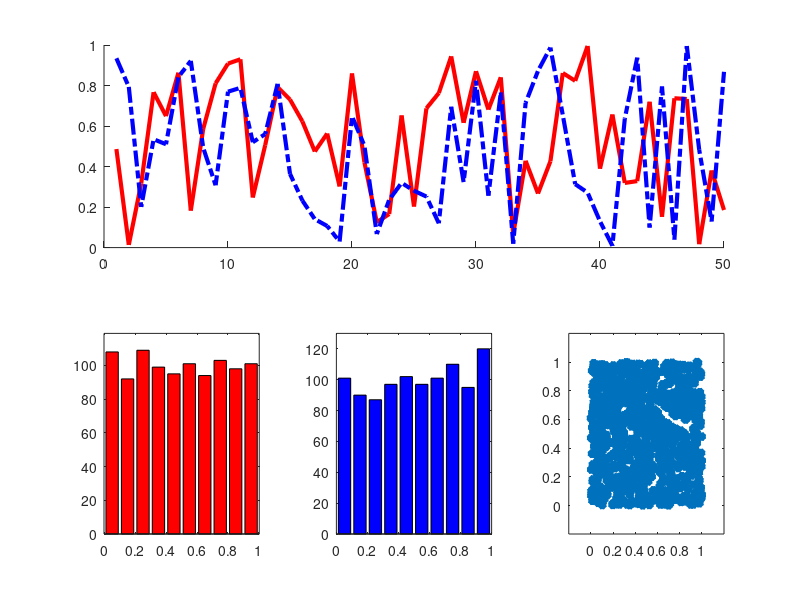
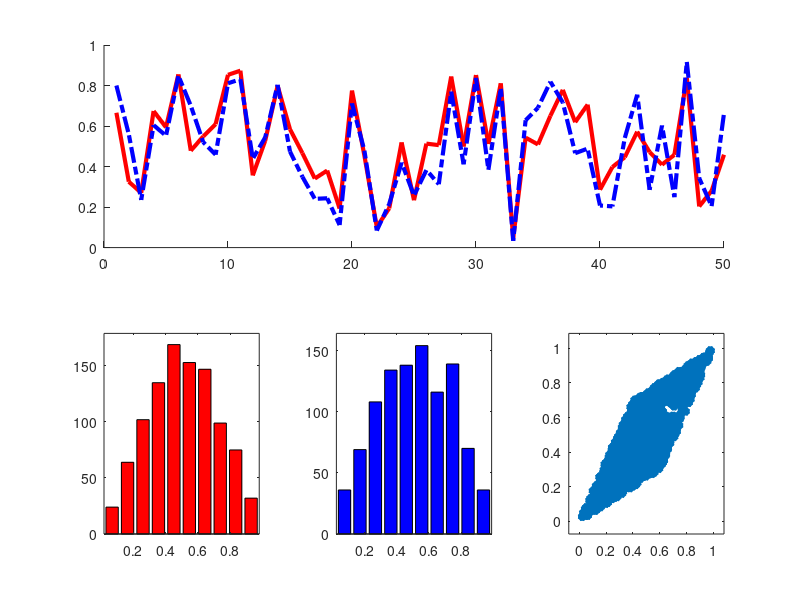
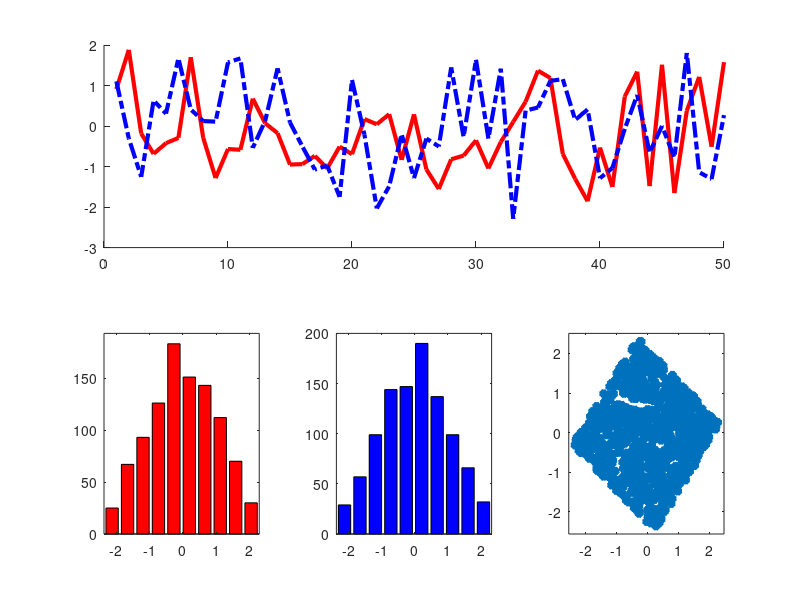
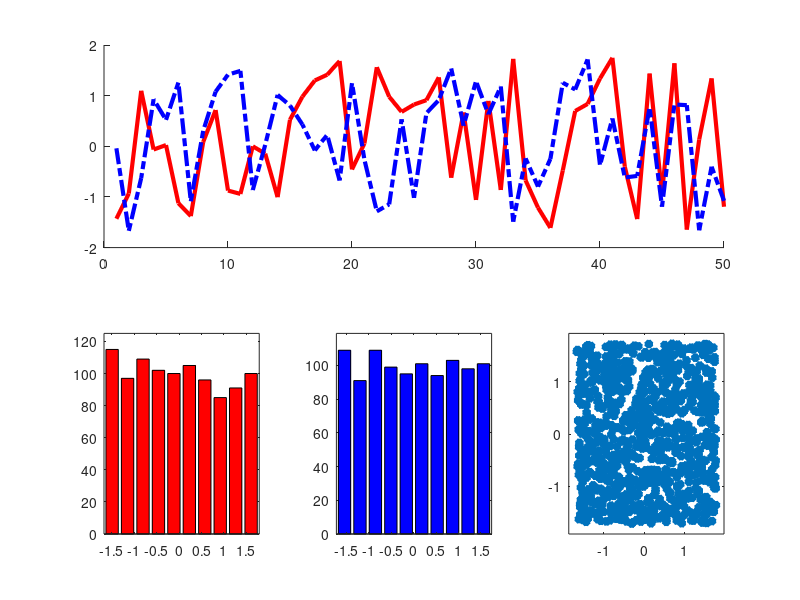

Here is the MATLAB script that generated these plots, in order:
%ShowFastICA
close all
clear all

N=1000;

X=rand(2,N);

% Cancel mean
        figure(1)
        subplot(2,1,1)
        hold on
            plot(X(1,1:50),'r','linewidth',3)
            plot(X(2,1:50),'b-.','linewidth',3)
        subplot(2,3,4)
            [H,A]=hist(X(1,:));
            bar(A,H,'r')
            dA=(A(2)-A(1))/1.9;
            axis([min(A)-dA,max(A)+dA,0,max(H)+10])
        subplot(2,3,5)
            [H,A]=hist(X(2,:));
            bar(A,H,'b')
            dA=(A(2)-A(1))/1.9;
            axis([min(A)-dA,max(A)+dA,0,max(H)+10])
        subplot(2,3,6)
            plot(X(1,:),X(2,:),'*','linewidth',3)
            axis([min(X(1,:))-0.2,max(X(1,:))+0.2,min(X(2,:))-0.2,max(X(2,:))+0.2])
            
% Mixture
A=[0.6,0.4;0.3,0.7];
X=A*X;
        figure(2)
        subplot(2,1,1)
        hold on
            plot(X(1,1:50),'r','linewidth',3)
            plot(X(2,1:50),'b-.','linewidth',3)
        subplot(2,3,4)
            [H,A]=hist(X(1,:));
            bar(A,H,'r')
            dA=(A(2)-A(1))/1.9;
            axis([min(A)-dA,max(A)+dA,0,max(H)+10])
        subplot(2,3,5)
            [H,A]=hist(X(2,:));
            bar(A,H,'b')
            dA=(A(2)-A(1))/1.9;
            axis([min(A)-dA,max(A)+dA,0,max(H)+10]);
        subplot(2,3,6)
            plot(X(1,:),X(2,:),'*','linewidth',3)
            axis([min(X(1,:))-0.1,max(X(1,:))+0.1,min(X(2,:))-0.1,max(X(2,:))+0.1])
           

% Cancel and Whitening

    X(1,:)=X(1,:)-mean(X(1,:));
    X(2,:)=X(2,:)-mean(X(2,:));
    CXX=X*X'/N;
    [D,L]=eig(CXX);
    X=sqrt(inv(L))*D*X;
        figure(3)
        subplot(2,1,1)
        hold on
            plot(X(1,1:50),'r','linewidth',3)
            plot(X(2,1:50),'b-.','linewidth',3)
        subplot(2,3,4)
            [H,A]=hist(X(1,:));
            bar(A,H,'r')
            dA=(A(2)-A(1))/1.9;
            axis([min(A)-dA,max(A)+dA,0,max(H)+10])
        subplot(2,3,5)
            [H,A]=hist(X(2,:));
            bar(A,H,'b')
            dA=(A(2)-A(1))/1.9;
            axis([min(A)-dA,max(A)+dA,0,max(H)+10])
        subplot(2,3,6)
            plot(X(1,:),X(2,:),'*','linewidth',3)
            axis([min(X(1,:))-0.2,max(X(1,:))+0.2,min(X(2,:))-0.2,max(X(2,:))+0.2])
% FastIAC
    w1=rand(1,2);
    w1=w1/sqrt(sum(w1.^2));
    for k=1:10,
        y1=w1*X;
        y1=y1-mean(y1);
        k4=sum(y1.^4)/length(y1);
        k2=sum(y1.^2)/length(y1);
        kt1(k)=k4/k2-3;
        dw=X*diag((w1*X).^3);
        w1=sum(dw')/length(dw)-3*w1;
        w1=w1/sqrt(sum(w1.^2));
    end
    
    w2=w1;
    while (w2-w1)*(w2-w1)'<0.1,
        w2=rand(1,2);
        w2=w2/sqrt(sum(w2.^2));
        for k=1:10,
            y2=w2*X;
            y2=y2-mean(y2);
            k4=sum(y2.^4)/length(y2);
            k2=sum(y2.^2)/length(y2);
            kt2(k)=k4/k2-3;
            dw=X*diag((w2*X).^3);
            w2=sum(dw')/length(dw)-3*w2;
            w2=w2/sqrt(sum(w2.^2));
        end
    end
    y1=(y1-mean(y1))/sqrt(sum(y1.^2)/length(y1));
    y2=(y2-mean(y2))/sqrt(sum(y2.^2)/length(y2));
    
        figure(4)
        subplot(2,1,1)
        hold on
            plot(y1(1:50),'r','linewidth',3)
            plot(y2(1:50),'b-.','linewidth',3)
        subplot(2,3,4)
            [H,A]=hist(y1);
            bar(A,H,'r')
            dA=(A(2)-A(1))/1.9;
            axis([min(A)-dA,max(A)+dA,0,max(H)+10])
         subplot(2,3,5)
            [H,A]=hist(y2);
            bar(A,H,'b')
            dA=(A(2)-A(1))/1.9;
            axis([min(A)-dA,max(A)+dA,0,max(H)+10])
         subplot(2,3,6)
            plot(y1,y2,'*','linewidth',3)
            axis([min(y1)-0.2,max(y1)+0.2,min(y2)-0.2,max(y2)+0.2])
            
        figure(5)
        hold on
            plot(kt1,'r','linewidth',3)
            plot(kt2,'b-.','linewidth',3)
            
       W=[w1;w2]

    
    
